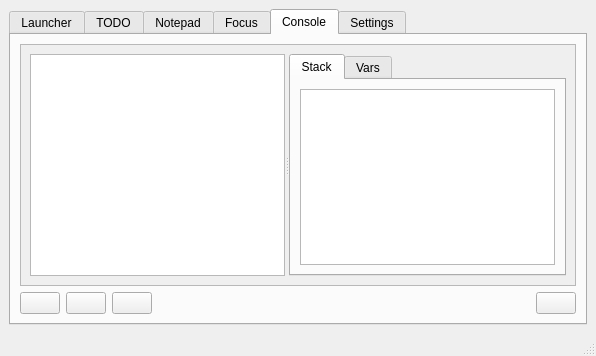
<?xml version="1.0" encoding="UTF-8"?>
<ui version="4.0">
 <class>MainWindow</class>
 <widget class="QMainWindow" name="MainWindow">
  <property name="geometry">
   <rect>
    <x>0</x>
    <y>0</y>
    <width>596</width>
    <height>356</height>
   </rect>
  </property>
  <property name="windowTitle">
   <string>MainWindow</string>
  </property>
  <widget class="QWidget" name="centralwidget">
   <layout class="QGridLayout" name="gridLayout">
    <item row="0" column="0">
     <widget class="QTabWidget" name="tabWidget">
      <property name="currentIndex">
       <number>4</number>
      </property>
      <widget class="QWidget" name="tabLauncher">
       <attribute name="icon">
        <iconset resource="vostok.qrc">
         <normaloff>:/png/16x16/Star.png</normaloff>:/png/16x16/Star.png</iconset>
       </attribute>
       <attribute name="title">
        <string>Launcher</string>
       </attribute>
       <layout class="QGridLayout" name="gridLayout_2">
        <item row="0" column="0">
         <widget class="QListView" name="lstLauncher"/>
        </item>
       </layout>
      </widget>
      <widget class="QWidget" name="tabTODO">
       <attribute name="icon">
        <iconset resource="vostok.qrc">
         <normaloff>:/png/16x16/Exclamation.png</normaloff>:/png/16x16/Exclamation.png</iconset>
       </attribute>
       <attribute name="title">
        <string>TODO</string>
       </attribute>
       <layout class="QGridLayout" name="gridLayout_3">
        <item row="0" column="0">
         <layout class="QGridLayout" name="gridLayout_20">
          <item row="0" column="0">
           <layout class="QVBoxLayout" name="verticalLayout_5">
            <item>
             <widget class="QPushButton" name="btnAddTODO">
              <property name="text">
               <string/>
              </property>
              <property name="icon">
               <iconset resource="vostok.qrc">
                <normaloff>:/png/16x16/Plus.png</normaloff>:/png/16x16/Plus.png</iconset>
              </property>
             </widget>
            </item>
            <item>
             <widget class="QPushButton" name="btnDelTODO">
              <property name="text">
               <string/>
              </property>
              <property name="icon">
               <iconset resource="vostok.qrc">
                <normaloff>:/png/16x16/Minus.png</normaloff>:/png/16x16/Minus.png</iconset>
              </property>
             </widget>
            </item>
            <item>
             <widget class="QPushButton" name="btnUpTODO">
              <property name="text">
               <string/>
              </property>
              <property name="icon">
               <iconset resource="vostok.qrc">
                <normaloff>:/png/16x16/Arrow - Up.png</normaloff>:/png/16x16/Arrow - Up.png</iconset>
              </property>
             </widget>
            </item>
            <item>
             <widget class="QPushButton" name="btnDownTODO">
              <property name="text">
               <string/>
              </property>
              <property name="icon">
               <iconset resource="vostok.qrc">
                <normaloff>:/png/16x16/Arrow - Down.png</normaloff>:/png/16x16/Arrow - Down.png</iconset>
              </property>
             </widget>
            </item>
            <item>
             <spacer name="verticalSpacer_3">
              <property name="orientation">
               <enum>Qt::Vertical</enum>
              </property>
              <property name="sizeHint" stdset="0">
               <size>
                <width>20</width>
                <height>40</height>
               </size>
              </property>
             </spacer>
            </item>
           </layout>
          </item>
          <item row="0" column="1">
           <widget class="QSplitter" name="splitter">
            <property name="orientation">
             <enum>Qt::Horizontal</enum>
            </property>
            <widget class="QTreeWidget" name="tvwTODO">
             <column>
              <property name="text">
               <string notr="true">1</string>
              </property>
             </column>
            </widget>
            <widget class="QPlainTextEdit" name="txtNote"/>
           </widget>
          </item>
         </layout>
        </item>
       </layout>
      </widget>
      <widget class="QWidget" name="tabNotepad">
       <attribute name="icon">
        <iconset resource="vostok.qrc">
         <normaloff>:/png/16x16/Document Text.png</normaloff>:/png/16x16/Document Text.png</iconset>
       </attribute>
       <attribute name="title">
        <string>Notepad</string>
       </attribute>
       <layout class="QGridLayout" name="gridLayout_4">
        <item row="0" column="0">
         <widget class="QTextEdit" name="txtNotepad"/>
        </item>
       </layout>
      </widget>
      <widget class="QWidget" name="tabFocus">
       <attribute name="icon">
        <iconset resource="vostok.qrc">
         <normaloff>:/png/16x16/Target.png</normaloff>:/png/16x16/Target.png</iconset>
       </attribute>
       <attribute name="title">
        <string>Focus</string>
       </attribute>
       <layout class="QGridLayout" name="gridLayout_5">
        <item row="0" column="0">
         <widget class="QSplitter" name="tabVideoSplitter">
          <property name="orientation">
           <enum>Qt::Horizontal</enum>
          </property>
          <widget class="QTextEdit" name="txtFocus"/>
         </widget>
        </item>
       </layout>
      </widget>
      <widget class="QWidget" name="tabConsole">
       <attribute name="icon">
        <iconset resource="vostok.qrc">
         <normaloff>:/png/16x16/Computer.png</normaloff>:/png/16x16/Computer.png</iconset>
       </attribute>
       <attribute name="title">
        <string>Console</string>
       </attribute>
       <layout class="QGridLayout" name="gridLayout_7">
        <item row="0" column="0">
         <layout class="QVBoxLayout" name="verticalLayout_2">
          <item>
           <layout class="QHBoxLayout" name="horizontalLayout_3">
            <item>
             <widget class="QScrollArea" name="scrollArea_2">
              <property name="widgetResizable">
               <bool>true</bool>
              </property>
              <widget class="QWidget" name="scrollAreaWidgetContents_2">
               <property name="geometry">
                <rect>
                 <x>0</x>
                 <y>0</y>
                 <width>550</width>
                 <height>209</height>
                </rect>
               </property>
               <layout class="QGridLayout" name="gridLayout_8">
                <item row="0" column="0">
                 <widget class="QSplitter" name="tabConsoleSplitter">
                  <property name="orientation">
                   <enum>Qt::Horizontal</enum>
                  </property>
                  <widget class="QTextEdit" name="txtConsole">
                   <property name="font">
                    <font>
                     <family>Consolas</family>
                    </font>
                   </property>
                   <property name="readOnly">
                    <bool>true</bool>
                   </property>
                  </widget>
                  <widget class="QTabWidget" name="tabWidget_2">
                   <property name="currentIndex">
                    <number>0</number>
                   </property>
                   <widget class="QWidget" name="tabStack">
                    <attribute name="title">
                     <string>Stack</string>
                    </attribute>
                    <layout class="QGridLayout" name="gridLayout_9">
                     <item row="0" column="0">
                      <widget class="QListWidget" name="lstStack"/>
                     </item>
                    </layout>
                   </widget>
                   <widget class="QWidget" name="tabVars">
                    <attribute name="title">
                     <string>Vars</string>
                    </attribute>
                    <layout class="QGridLayout" name="gridLayout_10">
                     <item row="0" column="0">
                      <widget class="QListWidget" name="lstVars"/>
                     </item>
                    </layout>
                   </widget>
                  </widget>
                 </widget>
                </item>
               </layout>
              </widget>
             </widget>
            </item>
           </layout>
          </item>
          <item>
           <layout class="QHBoxLayout" name="horizontalLayout">
            <item>
             <widget class="QPushButton" name="btnClearConsole">
              <property name="text">
               <string/>
              </property>
              <property name="icon">
               <iconset resource="vostok.qrc">
                <normaloff>:/png/16x16/Trash.png</normaloff>:/png/16x16/Trash.png</iconset>
              </property>
             </widget>
            </item>
            <item>
             <widget class="QPushButton" name="btnOpenFile">
              <property name="text">
               <string/>
              </property>
              <property name="icon">
               <iconset resource="vostok.qrc">
                <normaloff>:/png/16x16/Document Text.png</normaloff>:/png/16x16/Document Text.png</iconset>
              </property>
             </widget>
            </item>
            <item>
             <widget class="QPushButton" name="btnCloseFile">
              <property name="text">
               <string/>
              </property>
              <property name="icon">
               <iconset resource="vostok.qrc">
                <normaloff>:/png/16x16/Cancel.png</normaloff>:/png/16x16/Cancel.png</iconset>
              </property>
             </widget>
            </item>
            <item>
             <widget class="QLabel" name="lblOpenFile">
              <property name="text">
               <string/>
              </property>
             </widget>
            </item>
            <item>
             <spacer name="horizontalSpacer">
              <property name="orientation">
               <enum>Qt::Horizontal</enum>
              </property>
              <property name="sizeHint" stdset="0">
               <size>
                <width>40</width>
                <height>20</height>
               </size>
              </property>
             </spacer>
            </item>
            <item>
             <widget class="QLabel" name="lblPID">
              <property name="text">
               <string/>
              </property>
             </widget>
            </item>
            <item>
             <widget class="QPushButton" name="btnKillProcess">
              <property name="text">
               <string/>
              </property>
              <property name="icon">
               <iconset resource="vostok.qrc">
                <normaloff>:/png/16x16/Close.png</normaloff>:/png/16x16/Close.png</iconset>
              </property>
             </widget>
            </item>
           </layout>
          </item>
         </layout>
        </item>
       </layout>
      </widget>
      <widget class="QWidget" name="tabSettings">
       <attribute name="icon">
        <iconset resource="vostok.qrc">
         <normaloff>:/png/16x16/Gear.png</normaloff>:/png/16x16/Gear.png</iconset>
       </attribute>
       <attribute name="title">
        <string>Settings</string>
       </attribute>
       <layout class="QGridLayout" name="gridLayout_6">
        <item row="0" column="0">
         <widget class="QScrollArea" name="scrollArea">
          <property name="widgetResizable">
           <bool>true</bool>
          </property>
          <widget class="QWidget" name="scrollAreaWidgetContents">
           <property name="geometry">
            <rect>
             <x>0</x>
             <y>0</y>
             <width>554</width>
             <height>245</height>
            </rect>
           </property>
           <layout class="QVBoxLayout" name="verticalLayout">
            <item>
             <widget class="QWidget" name="widSettings" native="true"/>
            </item>
           </layout>
          </widget>
         </widget>
        </item>
       </layout>
      </widget>
     </widget>
    </item>
   </layout>
  </widget>
  <widget class="QMenuBar" name="menubar">
   <property name="geometry">
    <rect>
     <x>0</x>
     <y>0</y>
     <width>596</width>
     <height>21</height>
    </rect>
   </property>
  </widget>
  <widget class="QStatusBar" name="statusbar"/>
 </widget>
 <resources>
  <include location="vostok.qrc"/>
 </resources>
 <connections/>
</ui>
